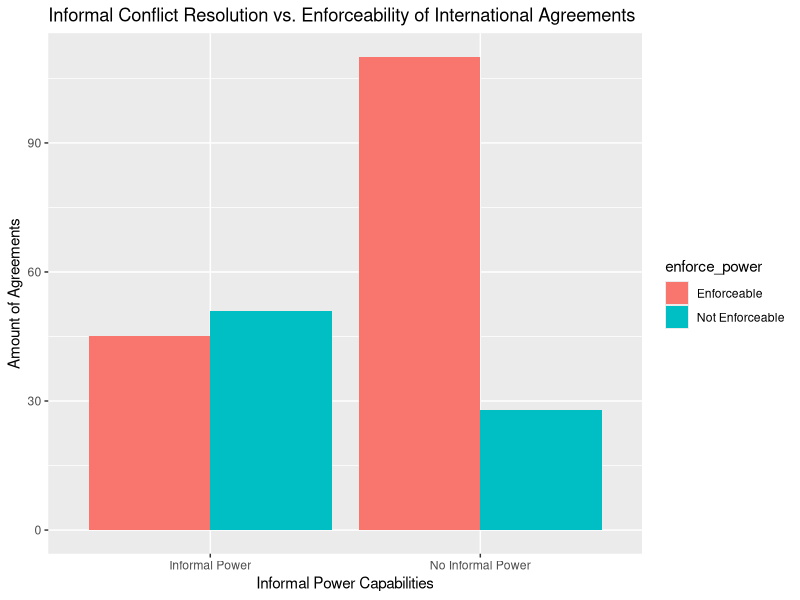

This chart was generated by the following R code:
## ---- chunk 1
library(readr)
library(dplyr)
library(tidyverse)
## ---- chunk 2

data_rep_ch7 <- read_csv("data_rep_ch7.csv")

informal_vs_enforce <- data_rep_ch7 |>
  group_by(info, enforce) |>
  summarise(n = n())


informal_vs_enforce <- informal_vs_enforce |>
  mutate(informal_power = if_else(info==1, "Informal Power", "No Informal Power"),
         enforce_power = if_else(enforce==1, "Not Enforceable", "Enforceable"))

informal_vs_enforce_barplot <- informal_vs_enforce |>
  ggplot(aes(fill= enforce_power,
             y = n,
             x=informal_power)) + geom_bar(position = "dodge", stat = "identity") +
  labs(title = "Informal Conflict Resolution vs. Enforceability of International Agreements",
       x = "Informal Power Capabilities", y = "Amount of Agreements")
informal_vs_enforce_barplot
